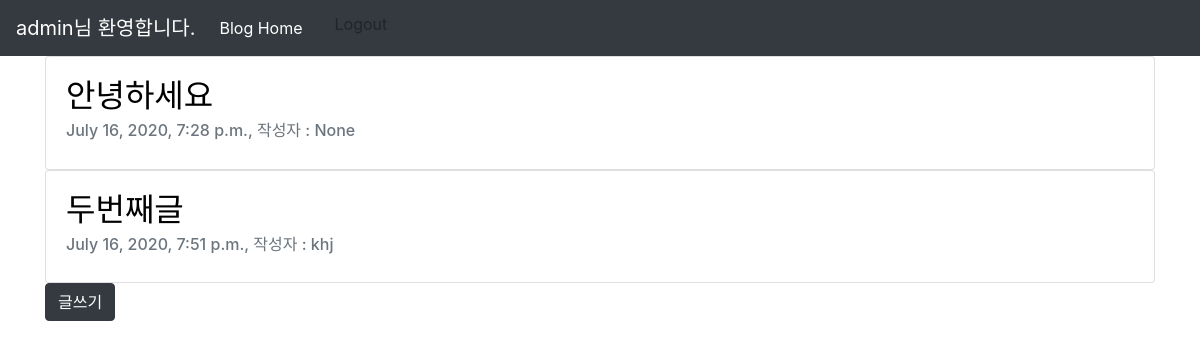
Screenshot of /blog/ (signed in) with the database file from the repository.
### blog/models.py (models this page shows, shortened)
class Blog(models.Model):
    title = models.CharField(max_length = 200)
    pub_date = models.DateTimeField('data published')
    body = models.TextField()
    writer = models.ForeignKey(User, on_delete=models.CASCADE, null=True)
    likes = models.ManyToManyField(User,
                                through='Like',
                                through_fields=('blog', 'user'),
                                related_name = 'likes')

### blog/views.py (the view)
# urls.py: path('', views.blog , name="blog"),
def blog(request):
    blogs = Blog.objects.all()
    return render(request,'blog.html', { 'blogs' : blogs })

### blog/templates/blog.html
{% extends 'basic.html' %}
{% block content %}
{% if blogs %}
{% for blog in blogs %}
<div class="card">
  <div class="card-body">
    <h2 class="card-title"><a href="{%url 'detail' blog.id%}" style="color: black">{{blog.title}}</a></25>
      <h6 class="card-subtitle mb-2 text-muted">{{blog.pub_date}}, 작성자 : {{blog.writer}}</h6>
  </div>
</div>
{% endfor %}
{% else %}
<h1>글이 존재하지 않습니다.</h1>
{% endif %}
<a href="{% url 'new' %}"><button type="button" class="btn btn-dark">글쓰기</button></a>
</div>
{% endblock %}

### templates/basic.html (shortened to what this page needs)
<!DOCTYPE html>
<html lang="en">
<head>
  <link rel="stylesheet" href="https://stackpath.bootstrapcdn.com/bootstrap/4.5.0/css/bootstrap.min.css"
>
</head>
<body>
  <nav class="navbar navbar-expand-lg navbar-dark bg-dark">
    {% if user.is_authenticated %}
    <a class="navbar-brand" href="#">{{user.username}}님 환영합니다.</a>
    <div class="collapse navbar-collapse" id="navbarSupportedContent">
      <ul class="navbar-nav mr-auto">
        <li class="nav-item active">
          <a class="nav-link" href="{% url 'blog' %}">Blog Home <span class="sr-only">(current)</span></a>
        </li>
        <li class="nav-item active">
          <a class="dropdown-item" href="javascript:{document.getElementById('logout').submit()}">Logout</a>
        </li>
      </ul>
    </div>
    {% endif %}
  </nav>
  <div class="container">
    {% block content %}
    {% endblock %}
</body>
</html>

### rows the page displays
Blog: title "안녕하세요", pub_date "July 16, 2020, 7:28 p.m.", writer "None"
Blog: title "두번째글", pub_date "July 16, 2020, 7:51 p.m.", writer "khj"

### other values shown
{{ user.username }} "admin"
